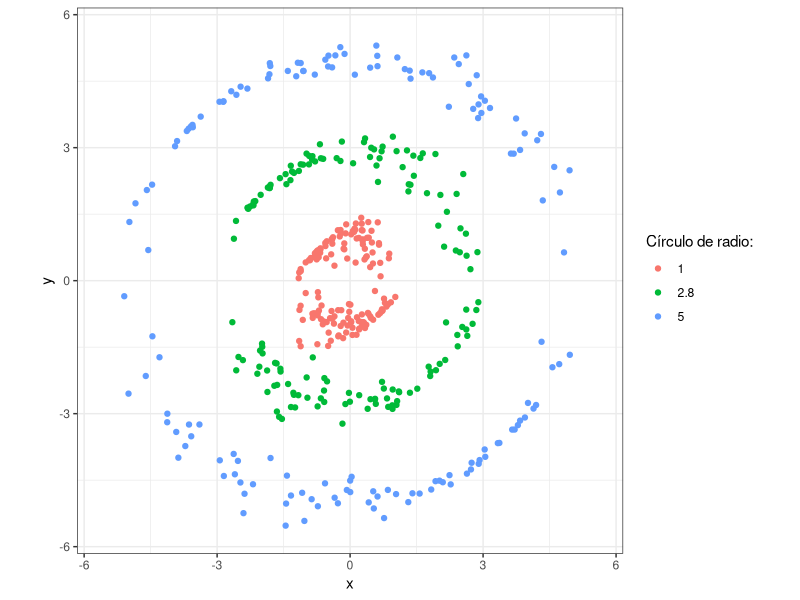
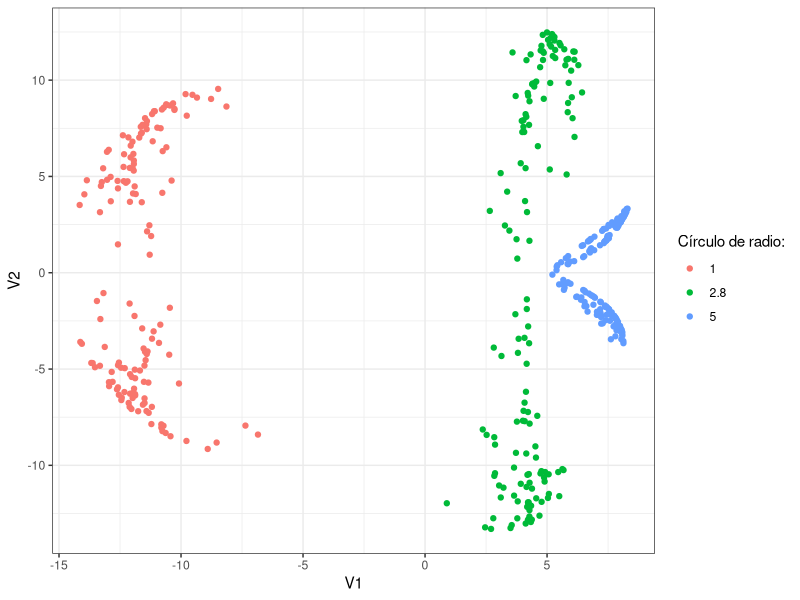
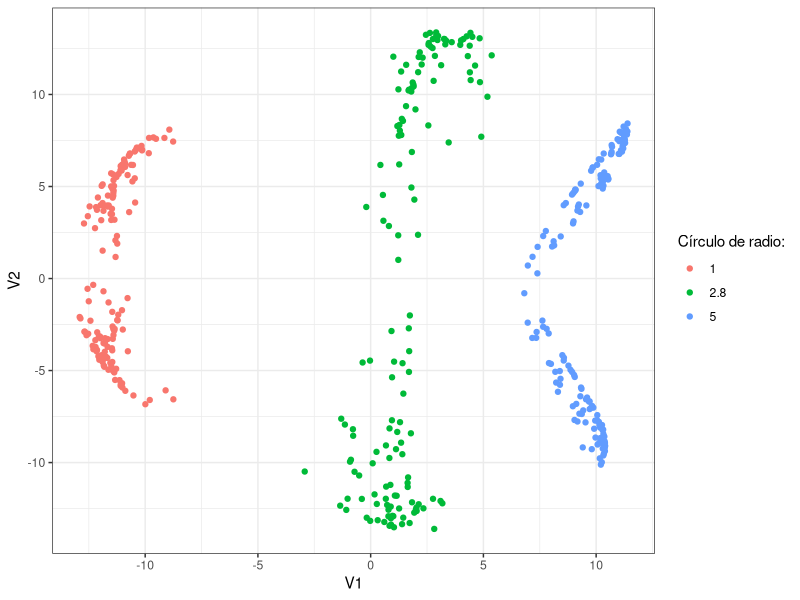
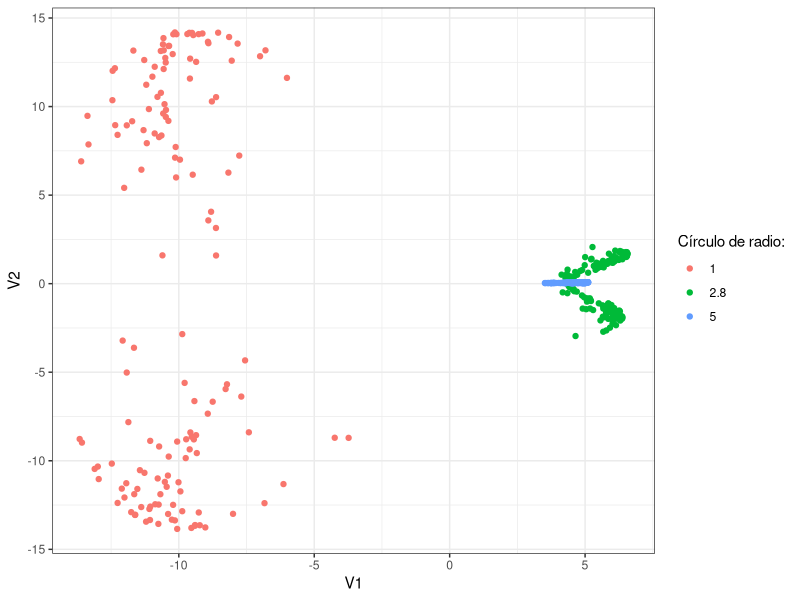
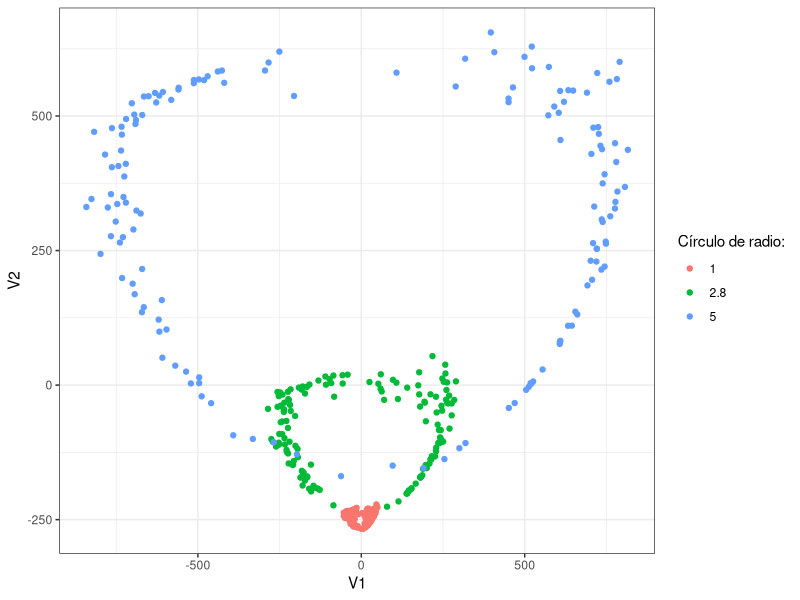
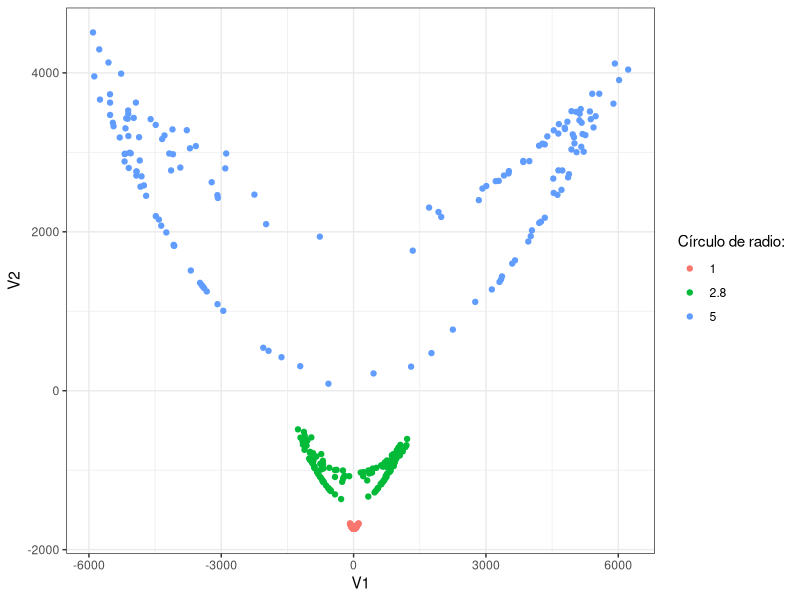
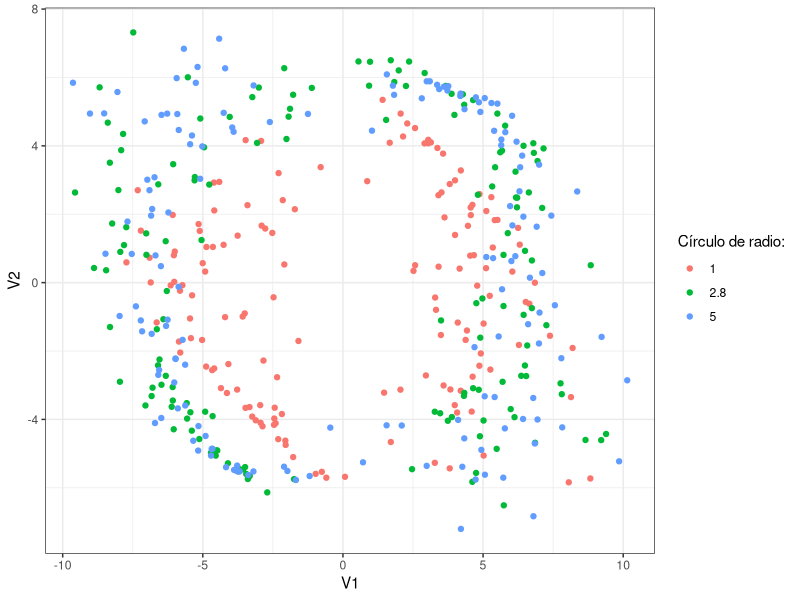
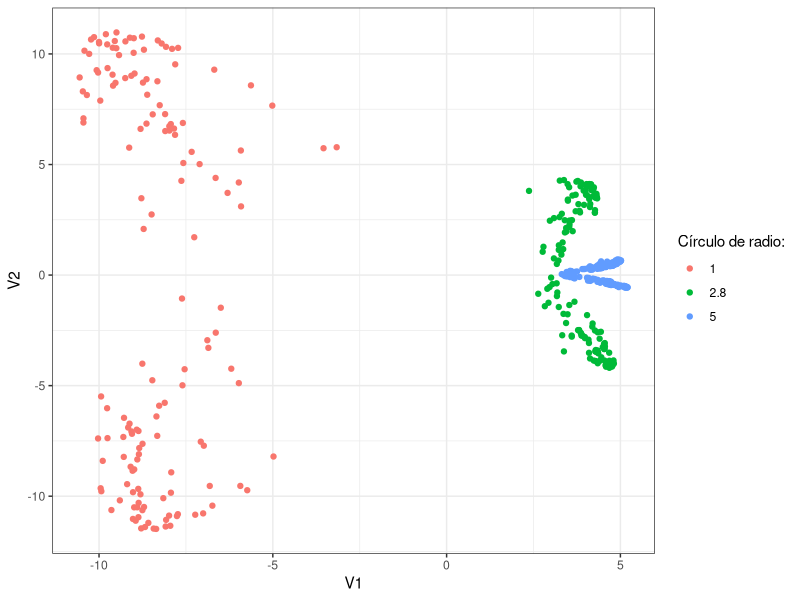

The R source for these figures, in order:
## ---- chunk 1
#se generan 3 circulos 150 puntos cada uno se distribuyen uniforme con radio
#1, 2.8 y 5 , y Gaussian noise with standard deviation 0.25 added to each point
library(ggplot2)
set.seed(123)
#circulo radio 5
x3 <- runif(75,-5,5)
y3 <- c(sqrt(25-x3^2), -sqrt(25-x3^2))
z3 <- rep(5,150)
noise3 <- rnorm(150,0,.25)
x3 <- x3 + noise3
y3 <- y3 + noise3
#circulo radio 2.8
x2 <- runif(75,-2.8,2.8)
y2 <- c(sqrt(2.8^2-x2^2), -sqrt(2.8^2-x2^2))
z2 <- rep(2.8,150)
noise2 <- rnorm(150,0,.25)
x2 <- x2 + noise2
y2 <- y2 + noise2
#circulo radio 1
x1 <- runif(75,-1,1)
y1 <- c(sqrt(1-x1^2), -sqrt(1-x1^2))
z1 <- rep(1,150)
noise1 <- rnorm(150,0,.25)
x1 <- x1 + noise1
y1 <- y1 + noise1
#juntado los datos
datos <- data.frame(x=c(x1,x2,x3), y=c(y1,y2,y3),z=c(z1,z2,z3))
ggplot(datos, aes(x, y, color=factor(z))) + geom_point() + coord_fixed() + xlim(-5.6,5.6) + ylim(-5.6,5.6) + theme_bw() + scale_color_discrete(name="Círculo de radio:")
## ---- chunk 2
library(kernlab)
library(magrittr)
library(dplyr)
library(tidyr)
theme_set(theme_bw())
#kernel gaussiano
kpc_gaus <- kpca(~.,
                 data = datos[],
                 kernel="rbfdot", 
                 kpar=list(sigma=.2), 
                 features=2)
matrix.kpca <- as.data.frame(rotated(kpc_gaus))
matrix.kpca$Z <- datos$z
ggplot(matrix.kpca, aes(V1, V2, color = factor(Z))) + 
  geom_point() +
  scale_color_discrete(name="Círculo de radio:")

kpc_gaus <- kpca(~.,
                 data = datos,
                 kernel="rbfdot", 
                 kpar=list(sigma=.1), 
                 features=2)
matrix.kpca <- as.data.frame(rotated(kpc_gaus))
matrix.kpca$Z <- datos$z
ggplot(matrix.kpca, aes(V1, V2, color = factor(Z))) + 
  geom_point() +
  scale_color_discrete(name="Círculo de radio:")

kpc_gaus <- kpca(~.,
                 data = datos,
                 kernel="rbfdot", 
                 kpar=list(sigma=.5), 
                 features=2)
matrix.kpca <- as.data.frame(rotated(kpc_gaus))
matrix.kpca$Z <- datos$z
ggplot(matrix.kpca, aes(V1, V2, color = factor(Z))) + 
  geom_point() +
  scale_color_discrete(name="Círculo de radio:")
## ---- chunk 3
#kernel polinomial
kpc_pol <- kpca(~.,
                 data = datos,
                 kernel="polydot", 
                 kpar=list(degree=2), 
                 features=2)
matrix.kpca <- as.data.frame(rotated(kpc_pol))
matrix.kpca$Z <- datos$z
ggplot(matrix.kpca, aes(V1, V2, color = factor(Z))) + 
  geom_point() + scale_color_discrete(name="Círculo de radio:")

kpc_pol <- kpca(~.,
                 data = datos,
                 kernel="polydot", 
                 kpar=list(degree=3), 
                 features=2)
matrix.kpca <- as.data.frame(rotated(kpc_pol))
matrix.kpca$Z <- datos$z
ggplot(matrix.kpca, aes(V1, V2, color = factor(Z))) + 
  geom_point() + scale_color_discrete(name="Círculo de radio:")
## ---- chunk 4
#kernel tangente
kpc_tan <- kpca(~.,
                 data = datos,
                 kernel="tanhdot",
                 kpar =list(scale = .1),
                 features=2)
matrix.kpca <- as.data.frame(rotated(kpc_tan))
matrix.kpca$Z <- datos$z
ggplot(matrix.kpca, aes(V1, V2, color = factor(Z))) + 
  geom_point() + scale_color_discrete(name="Círculo de radio:")
## ---- chunk 5

#kernel laplace
kpc_lap <- kpca(~.,
                 data = datos,
                 kernel="laplacedot", 
                 kpar=list(sigma=1),
                 features=2)
matrix.kpca <- as.data.frame(rotated(kpc_lap))
matrix.kpca$Z <- datos$z
ggplot(matrix.kpca, aes(V1, V2, color = factor(Z))) + 
  geom_point() + scale_color_discrete(name="Círculo de radio:")
## ---- chunk 6

#kernel lineal 
kpc_lap <- kpca(~.,
                 data = datos,
                 kernel="vanilladot", 
                  kpar = list(),
                 features=2)
matrix.kpca <- as.data.frame(rotated(kpc_lap))
matrix.kpca$Z <- datos$z
ggplot(matrix.kpca, aes(V1, V2, color = factor(Z))) + 
  geom_point() + scale_color_discrete(name="Círculo de radio:")
